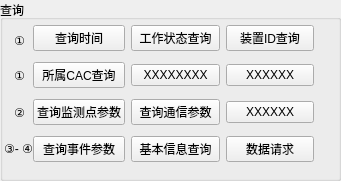
   <widget class="QGroupBox" name="groupBox_4">
    <property name="geometry">
     <rect>
      <x>810</x>
      <y>240</y>
      <width>341</width>
      <height>181</height>
     </rect>
    </property>
    <property name="title">
     <string>查询</string>
    </property>
    <widget class="QWidget" name="layoutWidget">
     <property name="geometry">
      <rect>
       <x>33</x>
       <y>20</y>
       <width>281</width>
       <height>151</height>
      </rect>
     </property>
     <layout class="QGridLayout" name="gridLayout" rowstretch="0,0,0,0,0,0,0" rowminimumheight="0,0,0,0,0,0,0">
      <item row="4" column="2">
       <widget class="QPushButton" name="pushButton_15">
        <property name="text">
         <string>XXXXXX</string>
        </property>
       </widget>
      </item>
      <item row="4" column="1">
       <widget class="QPushButton" name="pushButtonQueryConParam">
        <property name="text">
         <string>查询通信参数</string>
        </property>
       </widget>
      </item>
      <item row="2" column="0">
       <widget class="QPushButton" name="pushButtonQueryCAC">
        <property name="text">
         <string>所属CAC查询</string>
        </property>
       </widget>
      </item>
      <item row="0" column="2">
       <widget class="QPushButton" name="pushButtonQueryID">
        <property name="text">
         <string>装置ID查询</string>
        </property>
       </widget>
      </item>
      <item row="0" column="0">
       <widget class="QPushButton" name="pushButtonQueryTime">
        <property name="text">
         <string>查询时间</string>
        </property>
       </widget>
      </item>
      <item row="0" column="1">
       <widget class="QPushButton" name="pushButtonQueryWorkState">
        <property name="text">
         <string>工作状态查询</string>
        </property>
       </widget>
      </item>
      <item row="2" column="1">
       <widget class="QPushButton" name="pushButton_14">
        <property name="text">
         <string>XXXXXXXX</string>
        </property>
       </widget>
      </item>
      <item row="2" column="2">
       <widget class="QPushButton" name="pushButton_11">
        <property name="text">
         <string>XXXXXX</string>
        </property>
       </widget>
      </item>
      <item row="4" column="0">
       <widget class="QPushButton" name="pushButtonQueryMeasureParam">
        <property name="text">
         <string>查询监测点参数</string>
        </property>
       </widget>
      </item>
      <item row="6" column="2">
       <widget class="QPushButton" name="pushButtonQueryData">
        <property name="text">
         <string>数据请求</string>
        </property>
       </widget>
      </item>
      <item row="6" column="1">
       <widget class="QPushButton" name="pushButtonQueryDeviceInfo">
        <property name="text">
         <string>基本信息查询</string>
        </property>
       </widget>
      </item>
      <item row="6" column="0">
       <widget class="QPushButton" name="pushButtonQueryEventParam">
        <property name="text">
         <string>查询事件参数</string>
        </property>
       </widget>
      </item>
     </layout>
    </widget>
    <widget class="QLabel" name="label_41">
     <property name="geometry">
      <rect>
       <x>14</x>
       <y>32</y>
       <width>21</width>
       <height>16</height>
      </rect>
     </property>
     <property name="text">
      <string>①</string>
     </property>
    </widget>
    <widget class="QLabel" name="label_42">
     <property name="geometry">
      <rect>
       <x>14</x>
       <y>67</y>
       <width>21</width>
       <height>16</height>
      </rect>
     </property>
     <property name="text">
      <string>①</string>
     </property>
    </widget>
    <widget class="QLabel" name="label_43">
     <property name="geometry">
      <rect>
       <x>14</x>
       <y>104</y>
       <width>21</width>
       <height>16</height>
      </rect>
     </property>
     <property name="text">
      <string>②</string>
     </property>
    </widget>
    <widget class="QLabel" name="label_44">
     <property name="geometry">
      <rect>
       <x>4</x>
       <y>140</y>
       <width>21</width>
       <height>16</height>
      </rect>
     </property>
     <property name="text">
      <string>③-</string>
     </property>
    </widget>
    <widget class="QLabel" name="label_45">
     <property name="geometry">
      <rect>
       <x>22</x>
       <y>140</y>
       <width>21</width>
       <height>16</height>
      </rect>
     </property>
     <property name="text">
      <string>④</string>
     </property>
    </widget>
   </widget>
